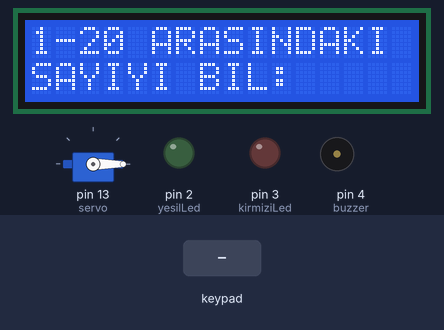
This sketch was run on a simulated Arduino Uno, built with avr-gcc and run on an emulated ATmega328P. Parts: servo, 16×2 character LCD, output pins drawn as LEDs (lit = HIGH), buzzer (waves = sounding, pin HIGH). Dashed ring = blinking. Inputs (shaded band) come from the test bench. Random numbers use the default seed unless the sketch sets one; what the sketch prints to the serial monitor is not drawn.

Above: at 5.3 s.
5.4 s: keypad keys 1 3 9 7 2 2 2 pressed 0.4 s apart
At 6.8 s:
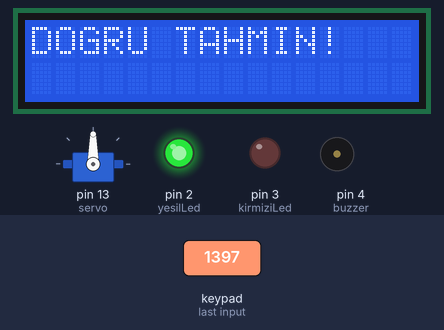
9.7 s: key 'A' pressed
12.7 s: key 'B' pressed
At 15.55 s:
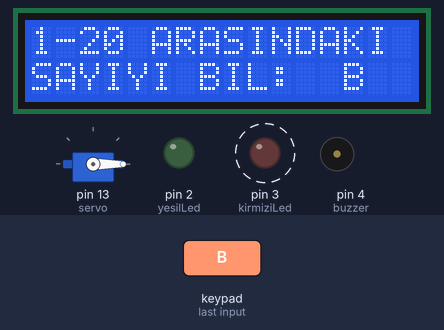
15.7 s: keypad keys 8 7 6 5 # pressed 0.4 s apart
At 16.3 s:
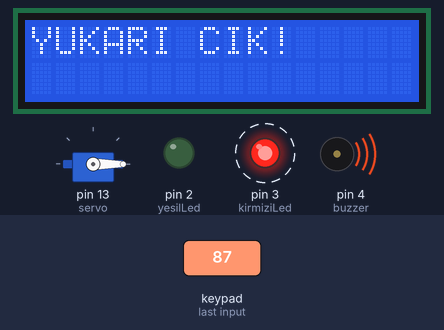
20.7 s: key '*' pressed
At 23.4 s:
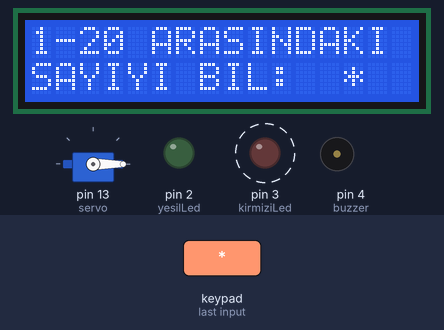
23.7 s: keypad keys 8 7 6 5 D pressed 0.4 s apart
At 27.7 s:
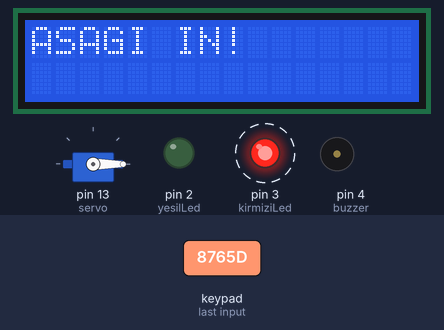
Timing chart, 0 to 32.0 s (numbered marks = the images above; inputs shaded):
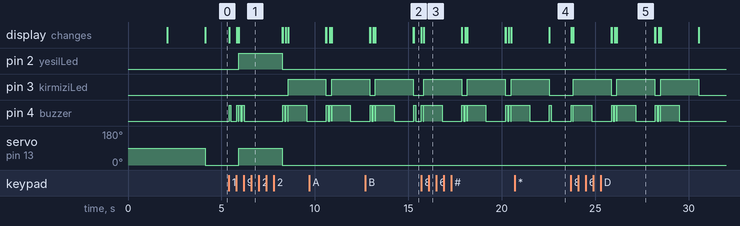

Measured:
- after the input at 5.4 s, pin 2 (yesilLed): LOW → HIGH after 0.53 s, → LOW 2.3 s later; pin 3 (kirmiziLed): LOW → HIGH after 3.2 s; servo on pin 13 (servo): 0° → 90° after 0.53 s, → 0° 2.3 s later; the display: first changes at once (image 1 shows a later state)
- after the input at 15.7 s, pin 3 (kirmiziLed): alternates HIGH for 2.0 s and LOW for 0.31 s, starting after 0.12 s; pin 4 (buzzer): LOW → HIGH at once, then repeats every 2.3 s: LOW 0.01 s, HIGH 1.0 s, LOW 1.1 s, HIGH 0.10 s, LOW 0.07 s, HIGH 0.10 s; the display: first changes at once (image 3 shows a later state)
- after the input at 23.7 s, pin 3 (kirmiziLed): alternates HIGH for 2.0 s and LOW for 0.31 s, starting after 0.12 s; pin 4 (buzzer): LOW → HIGH at once, then repeats every 2.3 s: LOW 0.01 s, HIGH 1.0 s, LOW 1.1 s, HIGH 0.10 s, LOW 0.08 s, HIGH 0.10 s; the display: first changes at once (image 5 shows a later state)

The sketch:

rastgele_sayi_tahmin_oyunu.ino
```cpp
#include <Wire.h>
#include <LiquidCrystal_I2C.h>
#include <Keypad.h>
#include <Servo.h>

LiquidCrystal_I2C lcd(0x27, 16, 2);
Servo servo;

#define yesilLed 2   // Yeşil led
#define kirmiziLed 3   // Kırmızı led
#define buzzer 4

const byte satir = 4;  // Satır
const byte sutun = 4;  // Sütun

byte satir_pins[4] = {12, 11, 10, 9}; // Satırdaki pinler
byte sutun_pins[4] = {8, 7, 6, 5};    // Sütundaki pinler

// Keypad tuş takımı
char tus_takimi[4][4] = {
  {'1', '2', '3', 'A'},
  {'4', '5', '6', 'B'},
  {'7', '8', '9', 'C'},
  {'*', '0', '#', 'D'}
};

Keypad tuss_takimi = Keypad(makeKeymap(tus_takimi), satir_pins, sutun_pins, 4, 4);

int randomSayi;
char tahmin[3]; // Kullanıcı tahmin hakkı
int i = 0; // Düzeltme: 'i' değişkenini tanımlayın

void setup() {
  servo.attach(13);
  pinMode(yesilLed, OUTPUT);
  pinMode(buzzer, OUTPUT);
  pinMode(kirmiziLed, OUTPUT);

  lcd.begin();
  lcd.clear();
  lcd.setCursor(4, 0);
  lcd.print("@ZBTURKUT");
  lcd.setCursor(1, 1);
  lcd.print("@GOKYUZUAVCISI");
  delay(2000);
  lcd.clear();
  lcd.setCursor(3, 0);
  lcd.print("SAYI TAHMIN");
  lcd.setCursor(5, 1);
  lcd.print("OYUNU");
  delay(2000);
  lcd.clear();
  lcd.setCursor(0, 0);
  lcd.print("1-20 ARASINDAKI");
  lcd.setCursor(0, 1);
  lcd.print("SAYIYI BIL: ");

  // Rastgele sayı üretimi için başlangıç değerini belirle
  randomSeed(millis());
  randomSayi = random(1, 21); // 1-20 arasında sayı tut

  // Serial bağlantısını başlat
  Serial.begin(9600);
  Serial.print("Rastgele Sayi: ");
  Serial.println(randomSayi);
}

void loop() {
  servo.write(0);

  digitalWrite(kirmiziLed, LOW);
  digitalWrite(yesilLed, LOW);

  char tus = tuss_takimi.getKey();

  if (tus && i < 2) { // Kullanıcının sadece iki haneli bir tahmin yapabilmesi için kontrol ekledik
    tahmin[i++] = tus;
    lcd.setCursor(12 + i, 1);
    lcd.print(tus);

    digitalWrite(buzzer, HIGH);
    delay(100);
    digitalWrite(buzzer, LOW);
  }

  if (i == 2) { // Kullanıcının tahmin yapmasını bekliyoruz
    int tahminSayi = atoi(tahmin); // Karakter dizisini tamsayıya çevir

    if (tahminSayi == randomSayi) {
      servo.write(90);
      lcd.clear();
      lcd.setCursor(0, 0);
      lcd.print("DOGRU TAHMIN!");
      digitalWrite(yesilLed, HIGH);
      digitalWrite(kirmiziLed, LOW);
      digitalWrite(buzzer, HIGH);
      delay(100);
      digitalWrite(buzzer, LOW);
      delay(100);
      digitalWrite(buzzer, HIGH);
      delay(100);
      digitalWrite(buzzer, LOW);
      delay(2000);
      lcd.clear();
      lcd.setCursor(0, 0);
      lcd.print("1-20 ARASINDAKI");
      lcd.setCursor(0, 1);
      lcd.print("SAYIYI BIL: ");
      // Yeni bir rastgele sayı üret
      randomSayi = random(1, 21); // Bir sonraki raunt için yeni bir rastgele sayı oluştur
      Serial.print("Rastgele Sayi: ");
      Serial.println(randomSayi);
      i = 0;
    } else {
      lcd.clear();
      lcd.setCursor(0, 0);
      if (tahminSayi < randomSayi) {
        lcd.print("YUKARI CIK!");
      } else {
        lcd.print("ASAGI IN!");
      }
      digitalWrite(yesilLed, LOW);
      digitalWrite(kirmiziLed, HIGH);
      digitalWrite(buzzer, HIGH);
      delay(1000);
      digitalWrite(buzzer, LOW);
      delay(1000);
      lcd.clear();
      lcd.setCursor(0, 0);
      lcd.print("1-20 ARASINDAKI");
      lcd.setCursor(0, 1);
      lcd.print("SAYIYI BIL: ");
      i = 0;
    }
  }
}
```
